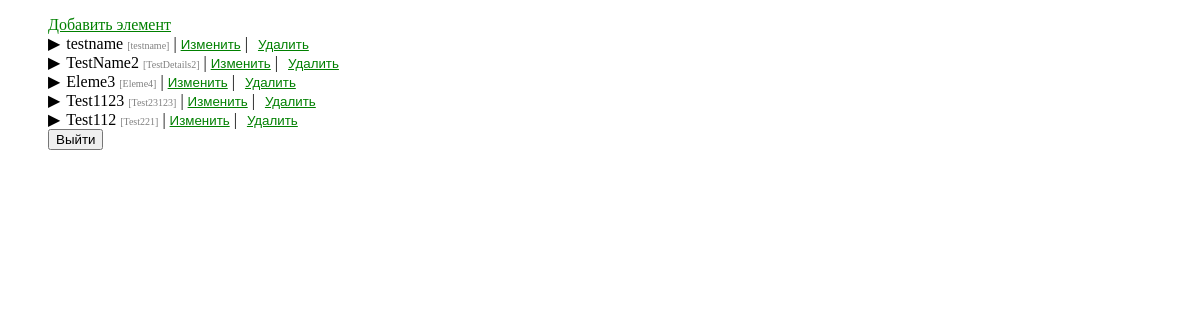
The page / (signed in) on the database its author committed.
### tables this page shows
CREATE TABLE `tree` (
  `I_ID` int(11) NOT NULL,
  `S_NAME` varchar(255) NOT NULL,
  `S_DETAILS` varchar(255) NOT NULL,
  `I_PARENT_ID` int(11) DEFAULT NULL,
  `I_USER` int(11) NOT NULL
);

### public/index.php (called while the page is built)
<?php
require_once '../core.php';
$app = new Application;
$app->run();

### db.php (called while the page is built, shortened)
<?php
class Database {
    private $host;
    private $user;
    private $pass;
    private $db;
    public function __construct($params){
        $this->host = $params['host'];
        $this->user = $params['user'];
        $this->pass = $params['pass'];
        $this->db   = $params['db'];
    }
    public function data_select($user, $parent_id = 0){
        $connection = new mysqli($this->host, $this->user, $this->pass, $this->db);
        $sql = 'select I_ID, S_NAME, S_DETAILS, I_PARENT_ID from tree where I_USER = '.$user.' and I_PARENT_ID = '.$parent_id;
        $result = $connection->query($sql);
        if($result->num_rows > 0) {
            $res = $result;
        }
        else {
            $res = false;
        }
        return $res;
    }
}

### core.php (the view, shortened to what this page needs)
<?php
require_once 'db.php';
class Application {
    private $db;
    private $html = '';
    public function run() {
        $params['host'] = 'localhost';
        $params['user'] = 'root';
        $params['pass'] = '';
        $params['db'] = 'test';
        $this->db = new Database($params);
        $this->html_startup();
    }
    private function render() {
        echo $this->html;
    }
    private function html_startup() {
        $this->html = '<!DOCTYPE html>
        <html>
            <head>
                <meta charset="utf-8">
                <title>Дерево</title>
                <link rel="stylesheet" href="styles.css">
            </head>
            <body>
                <div id="app">
                    '.$this->html_body().'
                </div>
                <script>console.log(\''.$_SESSION['result'].'\')</script>
                <script src="js/prevent_resubmit_form.js"></script>
                <script src="js/ajax.js"></script>
                <script src="js/goto_auth.js"></script>
                <script src="js/action_auth.js"></script>
                <script src="js/tree.js"></script>
                <script src="js/edit_tree.js"></script>
            </body>
        </html>';
    }
    private function html_body() {
        if($_SESSION['is_logged_in']) {
            $html = $this->html_tree();
        }
        elseif($_SESSION['state'] == 'register') {
            $html = $this->html_register();
        }
        elseif($_SESSION['state'] == 'login') {
            $html = $this->html_login();
        }
        return $html;
    }
    private function html_tree() {
        $html = '<ul class="tree"><li>'.$this->html_new_element_form().'</li>';
        $elems = $this->db->data_select($_SESSION['user_id']);
        $html .= $this->html_tree_foreach($elems);
        $html .= $this->html_logout();
        return $html;
    }
    private function html_tree_foreach($elems) {
        $html = '';
        while($row = $elems->fetch_assoc()) {
            $html .= '<li><span class="caret">'.$row['S_NAME'].' </span>';
            $html .= '<span class="caret-desc">['.$row['S_DETAILS'].']</span>';
            $html .= ' | ';
            $html .= '<span class="caret-edit" id="edit_elem_btn_'.$row['I_ID'].'" onclick="edit_elem_form(event)">Изменить</span>';
            $html .= ' | ';
            $html .= '<span class="caret-delete">'.$this->html_delete_element_form($row).'</span>';
            $html .= $this->html_edit_element_form($row);
            $html .= $this->html_tree_subelems($row['I_ID']);
            $html .= '</li>';
        }
        return $html;
    }
    private function html_tree_subelems($parent_id) {
        $html = '<ul class="nested">';
        $html .= '<li>'.$this->html_new_element_form($parent_id).'</li>';
        $elems = $this->db->data_select($_SESSION['user_id'], $parent_id);
        if($elems) {
            $html .= $this->html_tree_foreach($elems);
        }
        $html .= '</ul>';
        return $html;
    }
    private function html_new_element_form($parent_id = 0) {
        $html = '<span class="new_element_btn" id="new_elem_btn_'.$parent_id.'" onclick="add_new_elem_form(event)">Добавить элемент</span>';
        $html .= '<form action="" id="new_elem_frm_'.$parent_id.'" class="new_form" method="post">
          <input type="text" class="new_element_text" id="new_elem_txt_'.$parent_id.'" placeholder="Наименование">
          <br><input type="text" class="new_element_desc" id="new_elem_dtl_'.$parent_id.'" placeholder="Описание">
          <br><input type="submit" class="new_element_sbm" id="new_elem_sbm_'.$parent_id.'" value="Добавить" onclick="add_new_elem(event)">
        </form>';
        return $html;
    }
    private function html_edit_element_form($row) {
        $html = '<form action="" id="edit_elem_frm_'.$row['I_ID'].'" class="edit_form" method="post">
          <input type="text" class="edit_element_text" id="edit_elem_txt_'.$row['I_ID'].'" placeholder="Наименование" value="'.$row['S_NAME'].'">
          <br><input type="text" class="edit_element_desc" id="edit_elem_dtl_'.$row['I_ID'].'" placeholder="Описание" value="'.$row['S_DETAILS'].'">
          <br><input type="submit" class="edit_element_sbm" id="edit_elem_sbm_'.$row['I_ID'].'" value="Изменить" onclick="edit_elem(event)">
        </form>';
        return $html;
    }
    private function html_delete_element_form($row) {
        $html = '<form action="" class="del_form" method="post">
          <input type="submit" class="del_element_sbm" value="Удалить" onclick="del_elem('.$row['I_ID'].')">
        </form>';
        return $html;
    }
    private function html_logout() {
        $html = '<form action="" class="" method="post">
          <input type="submit" class="" id="" value="Выйти" onclick="action_logout()">
        </form>';
        return $html;
    }
}

### public/styles.css (style rules this page uses)
ul, #tree { list-style-type: none; }
.caret { cursor: pointer; user-select: none; }
.caret::before { content: "\25B6"; color: black; display: inline-block; margin-right: 6px; }
.new_element_btn, .caret-delete, .caret-edit { color: green; text-decoration: underline; }
.caret-desc { color: gray; font-size: 10px; }
.del_form { display:inline; }
.del_element_sbm { border:none; background: #fff; color: green; text-decoration: underline; }
.caret-edit, .del_element_sbm { font: 400 13.3333px Arial; }

### rows shown on the page
tree: S_NAME "testname", S_DETAILS "testname", value "| |"
tree: S_NAME "TestName2", S_DETAILS "TestDetails2", value "| |"
tree: S_NAME "Eleme3", S_DETAILS "Eleme4", value "| |"
tree: S_NAME "Test1123", S_DETAILS "Test23123", value "| |"
tree: S_NAME "Test112", S_DETAILS "Test221", value "| |"
